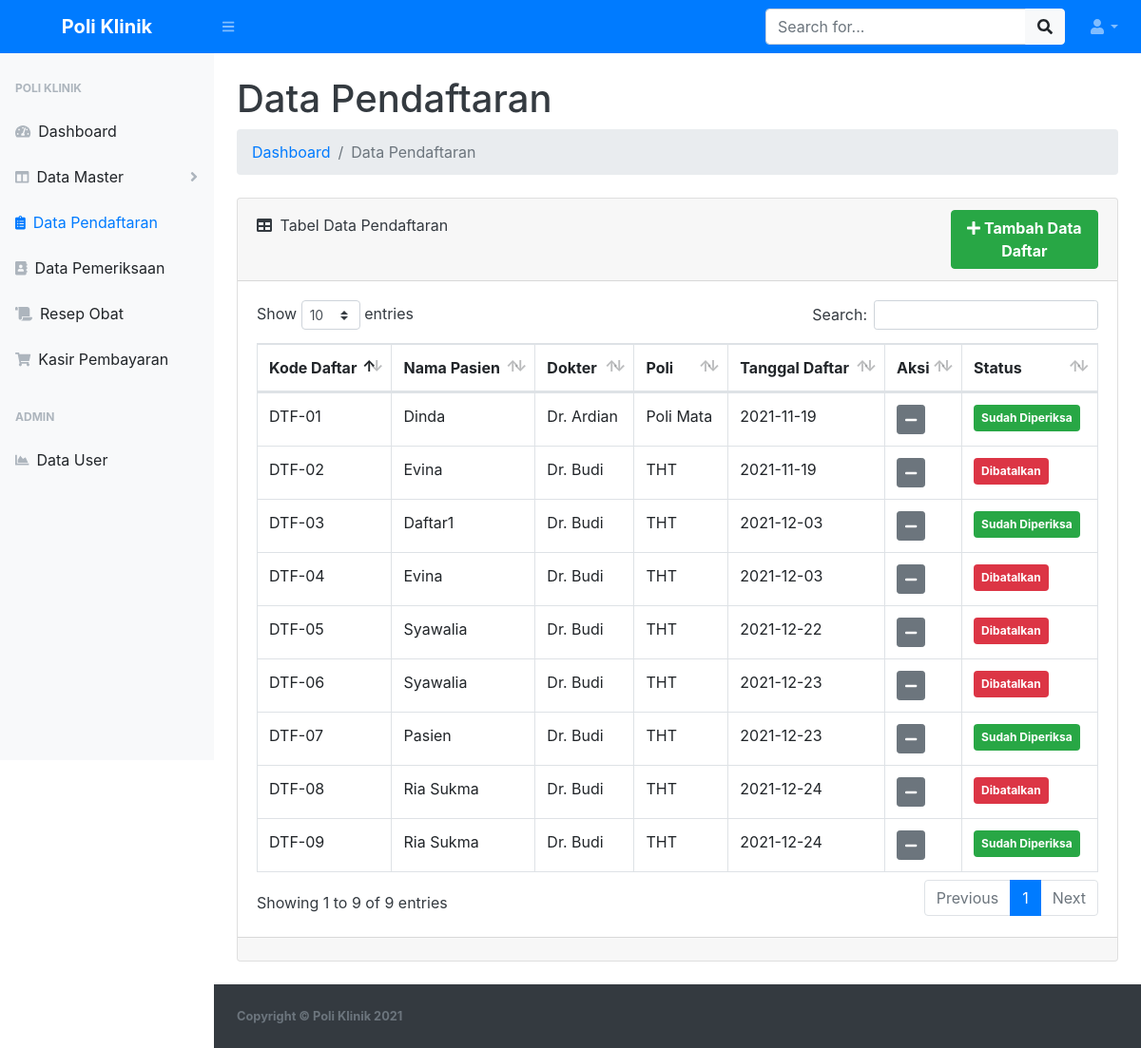
Screenshot of /data-pendaftaran/pendaftaran.php (signed in) with the database file from the repository.
### tables this page shows
CREATE TABLE `tb_pendaftaran` (
  `id_pendaftaran` int NOT NULL,
  `kd_pendaftaran` varchar(10) NOT NULL,
  `id_pasien` int NOT NULL,
  `id_dokter` int NOT NULL,
  `id_poli` int NOT NULL,
  `status` enum('0','1','2') NOT NULL,
  `tgl_pendaftaran` date NOT NULL
);

CREATE TABLE `tb_pasien` (
  `id_pasien` int NOT NULL,
  `nm_pasien` varchar(30) NOT NULL,
  `jenis_kelamin` enum('Laki-Laki','Perempuan') NOT NULL,
  `tgl_lahir` date NOT NULL,
  `alamat` text NOT NULL
);

CREATE TABLE `tb_dokter` (
  `id_dokter` int NOT NULL,
  `kd_dokter` varchar(10) NOT NULL,
  `nm_dokter` varchar(30) NOT NULL,
  `spesialis_dokter` varchar(25) NOT NULL,
  `id_poli` int NOT NULL,
  `tarif_dokter` int NOT NULL
);

CREATE TABLE `tb_poli` (
  `id_poli` int NOT NULL,
  `kd_poli` varchar(10) NOT NULL,
  `nm_poli` varchar(30) NOT NULL
);

### data-pendaftaran/pendaftaran.php (the view, shortened to what this page needs)
<?php
include '../koneksi.php';
?>
<!DOCTYPE html>
<html lang="en">
<head>
    <link href="../assets/css/styles.css" rel="stylesheet" />
    <link href="../assets/css/dataTables.bootstrap4.min.css" rel="stylesheet" />
</head>
<body class="sb-nav-fixed">
    <nav class="sb-topnav navbar navbar-expand navbar-dark bg-primary">
        <a class="navbar-brand font-weight-bold text-center" href="../index.php">Poli Klinik</a>
        <button class="btn btn-link btn-sm order-1 order-lg-0" id="sidebarToggle" href="#"><i class="fas fa-bars"></i></button>
        <form class="d-none d-md-inline-block form-inline ml-auto mr-0 mr-md-3 my-2 my-md-0">
            <div class="input-group">
                <input class="form-control" type="text" placeholder="Search for..." aria-label="Search" aria-describedby="basic-addon2" />
                <div class="input-group-append">
                    <button class="btn btn-light" type="button"><i class="fas fa-search"></i></button>
                </div>
            </div>
        </form>
        <ul class="navbar-nav ml-auto ml-md-0">
            <li class="nav-item dropdown">
                <a class="nav-link dropdown-toggle" id="userDropdown" href="#" role="button" data-toggle="dropdown" aria-haspopup="true" aria-expanded="false"><i class="fas fa-user fa-fw"></i></a>
            </li>
        </ul>
    </nav>
    <div id="layoutSidenav">
        <div id="layoutSidenav_nav">
            <nav class="sb-sidenav accordion sb-sidenav-light" id="sidenavAccordion">
                <div class="sb-sidenav-menu">
                    <div class="nav">
                        <div class="sb-sidenav-menu-heading">Poli Klinik</div>
                        <a class="nav-link" href="../index.php">
                            <div class="sb-nav-link-icon"><i class="fas fa-tachometer-alt"></i></div>
                            Dashboard
                        </a>
                        <?php if ($_SESSION["jabatan"] == 'admin') : ?>
                            <a class="nav-link collapsed" href="#" data-toggle="collapse" data-target="#data-master" aria-expanded="false" aria-controls="data-master">
                                <div class="sb-nav-link-icon"><i class="fas fa-columns"></i></div>
                                Data Master
                                <div class="sb-sidenav-collapse-arrow"><i class="fas fa-angle-down"></i></div>
                            </a>
                            <a class="nav-link active" href="../data-pendaftaran/pendaftaran.php">
                                <div class="sb-nav-link-icon"><i class="fas fa-clipboard-list"></i></div>
                                Data Pendaftaran
                            </a>
                            <a class="nav-link" href="../data-pemeriksaan/pemeriksaan.php">
                                <div class="sb-nav-link-icon"><i class="fas fa-address-book"></i></div>
                                Data Pemeriksaan
                            </a>
                            <a class="nav-link" href="../data-resep/resep.php">
                                <div class="sb-nav-link-icon"><i class="fas fa-scroll"></i></div>
                                Resep Obat
                            </a>
                            <a class="nav-link" href="../data-pembayaran/pembayaran.php">
                                <div class="sb-nav-link-icon"><i class="fas fa-shopping-cart"></i></div>
                                Kasir Pembayaran
                            </a>
                            <div class="sb-sidenav-menu-heading">Admin</div>
                            <a class="nav-link" href="../user.php">
                                <div class="sb-nav-link-icon"><i class="fas fa-chart-area"></i></div>
                                Data User
                            </a>
                        <?php endif; ?>
                    </div>
                </div>
            </nav>
        </div>
        <div id="layoutSidenav_content" class="bg-white text-dark">
            <main>
                <div class="container-fluid">
                    <h1 class="mt-4">Data Pendaftaran</h1>
                    <ol class="breadcrumb mb-4">
                        <li class="breadcrumb-item"><a href="../index.php" class="text-decoration-none">Dashboard</a></li>
                        <li class="breadcrumb-item active">Data Pendaftaran</li>
                    </ol>
                    <div class="card mb-4">
                        <div class="card-header">
                            <div class="row">
                                <div class="col-md-9">
                                    <i class="fas fa-table mr-1 mt-2"></i>
                                    Tabel Data Pendaftaran
                                </div>
                                <div class="col-md-3">
                                    <a href="pendaftaran_tambah.php" class="btn-success btn px-3 font-weight-bold ml-5">
                                        <i class="fas fa-plus"></i> Tambah Data Daftar
                                    </a>
                                </div>
                            </div>
                        </div>
                        <div class="card-body">
                            <div class="table-responsive">
                                <table class="table table-bordered" id="dataTable" width="100%" cellspacing="0">
                                    <thead>
                                        <tr>
                                            <th>Kode Daftar</th>
                                            <th>Nama Pasien</th>
                                            <th>Dokter</th>
                                            <th>Poli</th>
                                            <th>Tanggal Daftar</th>
                                            <th>Aksi</th>
                                            <th>Status</th>
                                        </tr>
                                    </thead>
                                    <tbody>
                                        <?php $ambil = $koneksi->query("SELECT * FROM tb_pendaftaran a
                                            JOIN tb_pasien b ON a.id_pasien = b.id_pasien
                                            JOIN tb_dokter c ON a.id_dokter = c.id_dokter
                                            JOIN tb_poli d ON a.id_poli =  d.id_poli"); ?>
                                        <?php while ($pecah = $ambil->fetch_assoc()) { ?>
                                            <tr>
                                                <td><?php echo $pecah['kd_pendaftaran']; ?></td>
                                                <td><?php echo $pecah['nm_pasien']; ?></td>
                                                <td><?php echo $pecah['nm_dokter']; ?></td>
                                                <td><?php echo $pecah['nm_poli']; ?></td>
                                                <td><?php echo $pecah['tgl_pendaftaran']; ?></td>
                                                <td>
                                                    <?php if ($pecah['status'] == 0) { ?>
                                                        <a href="pendaftaran_batal.php?&id_pendaftaran=<?php echo $pecah['id_pendaftaran']; ?>" class="btn-danger btn-sm btn">
                                                            <i class="fas fa-times"></i>
                                                        </a>
                                                    <?php } elseif ($pecah['status'] == 1) { ?>
                                                        <a href="#" class="btn-secondary btn-sm btn">
                                                            <i class="fas fa-minus"></i>
                                                        </a>
                                                    <?php } else { ?>
                                                        <a href="#" class="btn-secondary btn-sm btn">
                                                            <i class="fas fa-minus"></i>
                                                        </a>
                                                    <?php } ?>
                                                </td>
                                                <td>
                                                    <?php if ($pecah['status'] == 0) { ?>
                                                        <span class="badge badge-primary p-2">Belum Diperiksa</span>
                                                    <?php } elseif ($pecah['status'] == 1) { ?>
                                                        <span class="badge badge-success p-2">Sudah Diperiksa</span>
                                                    <?php } else { ?>
                                                        <span class="badge badge-danger p-2">Dibatalkan</span>
                                                    <?php } ?>
                                                </td>
                                            </tr>
                                        <?php } ?>
                                    </tbody>
                                </table>
                            </div>
                        </div>
                        <div class="card-footer">
                        </div>
                    </div>
                </div>
            </main>
            <footer class="py-4 bg-dark mt-auto">
                <div class="container-fluid">
                    <div class="d-flex align-items-center justify-content-between small">
                        <div class="text-muted font-weight-bold">Copyright &copy; Poli Klinik 2021</div>
                    </div>
                </div>
            </footer>
        </div>
    </div>
</body>
</html>

### rows the page displays
tb_pendaftaran: kd_pendaftaran "DTF-01", id_pasien.nm_pasien "Dinda", id_dokter.nm_dokter "Dr. Ardian", id_poli.nm_poli "Poli Mata", tgl_pendaftaran "2021-11-19", status "Sudah Diperiksa"
tb_pendaftaran: kd_pendaftaran "DTF-02", id_pasien.nm_pasien "Evina", id_dokter.nm_dokter "Dr. Budi", id_poli.nm_poli "THT", tgl_pendaftaran "2021-11-19", status "Dibatalkan"
tb_pendaftaran: kd_pendaftaran "DTF-04", id_pasien.nm_pasien "Evina", id_dokter.nm_dokter "Dr. Budi", id_poli.nm_poli "THT", tgl_pendaftaran "2021-12-03", status "Dibatalkan"
tb_pendaftaran: kd_pendaftaran "DTF-05", id_pasien.nm_pasien "Syawalia", id_dokter.nm_dokter "Dr. Budi", id_poli.nm_poli "THT", tgl_pendaftaran "2021-12-22", status "Dibatalkan"
tb_pendaftaran: kd_pendaftaran "DTF-06", id_pasien.nm_pasien "Syawalia", id_dokter.nm_dokter "Dr. Budi", id_poli.nm_poli "THT", tgl_pendaftaran "2021-12-23", status "Dibatalkan"
tb_pendaftaran: kd_pendaftaran "DTF-03", id_pasien.nm_pasien "Daftar1", id_dokter.nm_dokter "Dr. Budi", id_poli.nm_poli "THT", tgl_pendaftaran "2021-12-03", status "Sudah Diperiksa"
tb_pendaftaran: kd_pendaftaran "DTF-07", id_pasien.nm_pasien "Pasien", id_dokter.nm_dokter "Dr. Budi", id_poli.nm_poli "THT", tgl_pendaftaran "2021-12-23", status "Sudah Diperiksa"
tb_pendaftaran: kd_pendaftaran "DTF-08", id_pasien.nm_pasien "Ria Sukma", id_dokter.nm_dokter "Dr. Budi", id_poli.nm_poli "THT", tgl_pendaftaran "2021-12-24", status "Dibatalkan"
tb_pendaftaran: kd_pendaftaran "DTF-09", id_pasien.nm_pasien "Ria Sukma", id_dokter.nm_dokter "Dr. Budi", id_poli.nm_poli "THT", tgl_pendaftaran "2021-12-24", status "Sudah Diperiksa"
